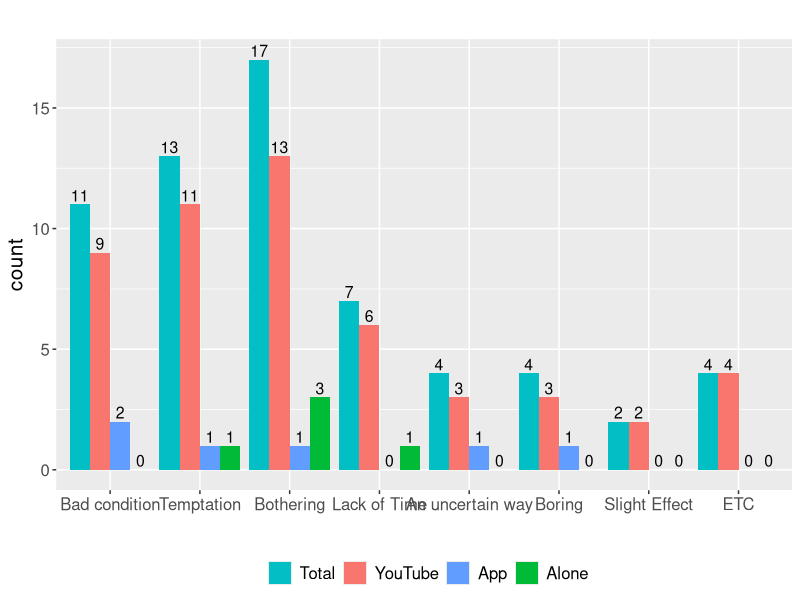
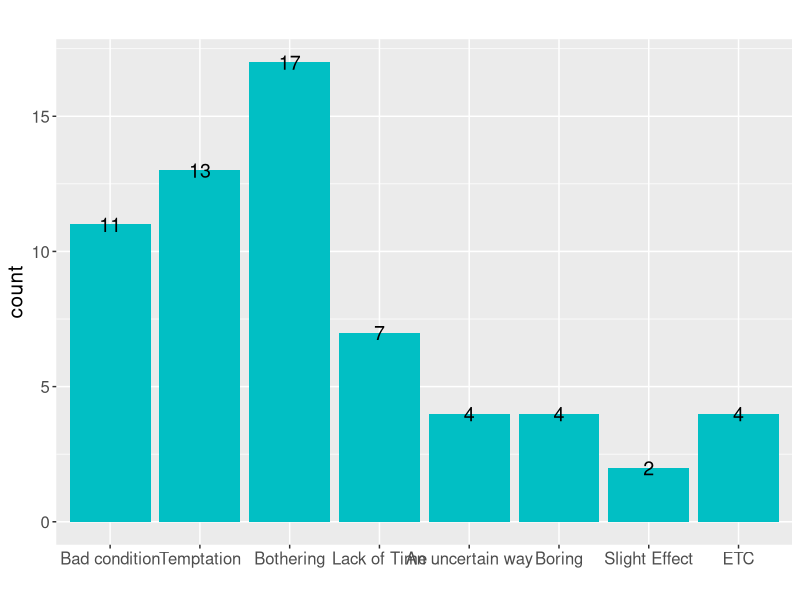
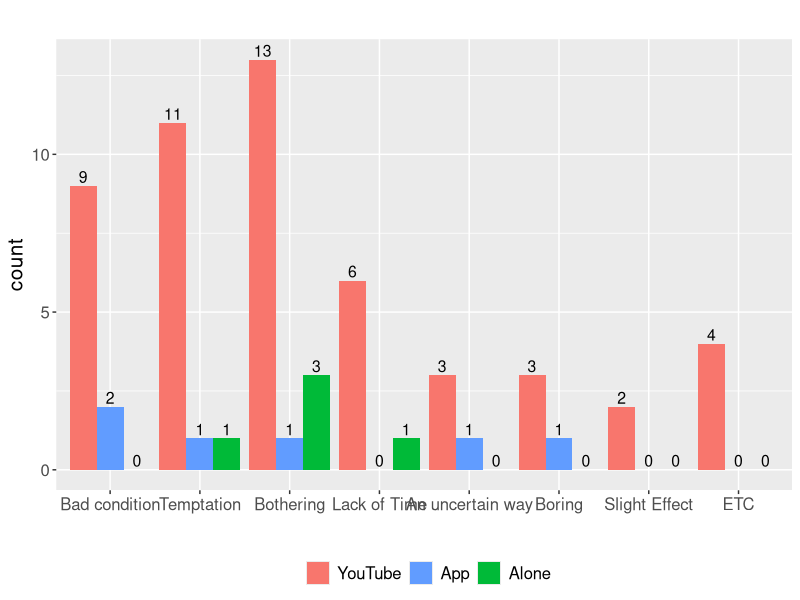
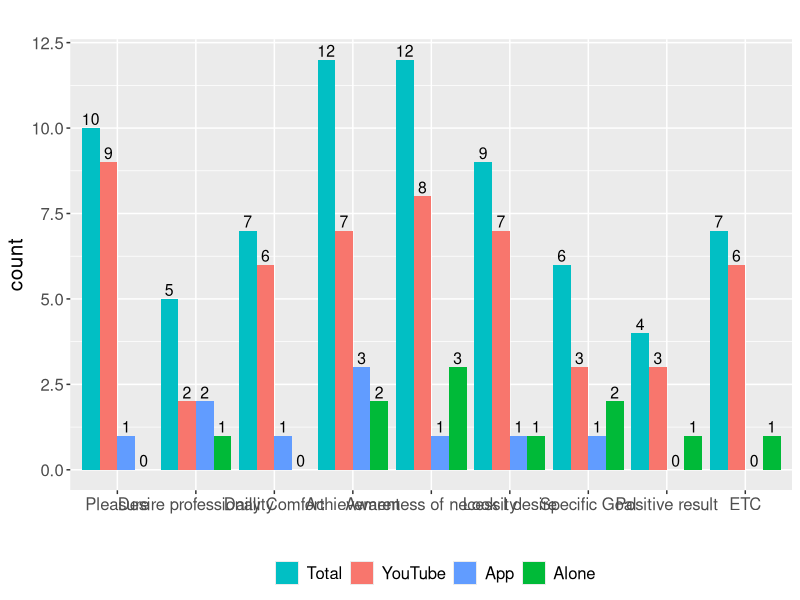
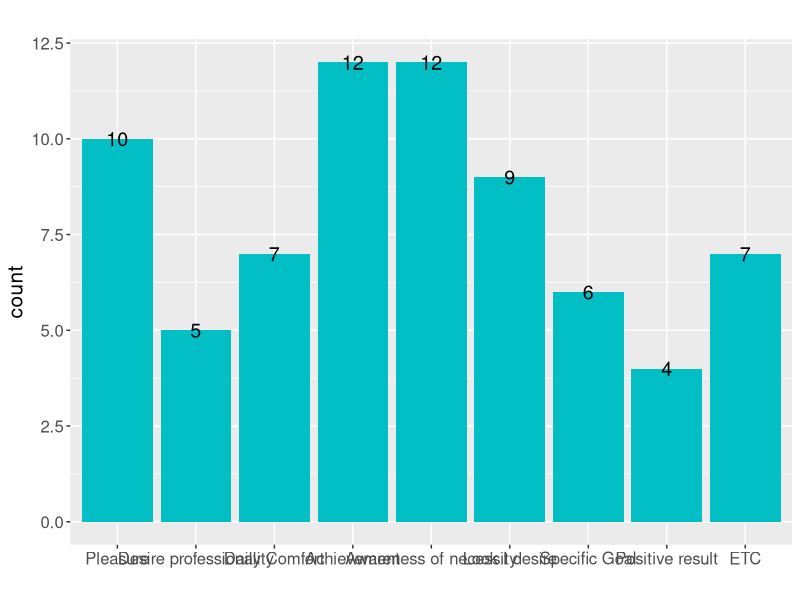
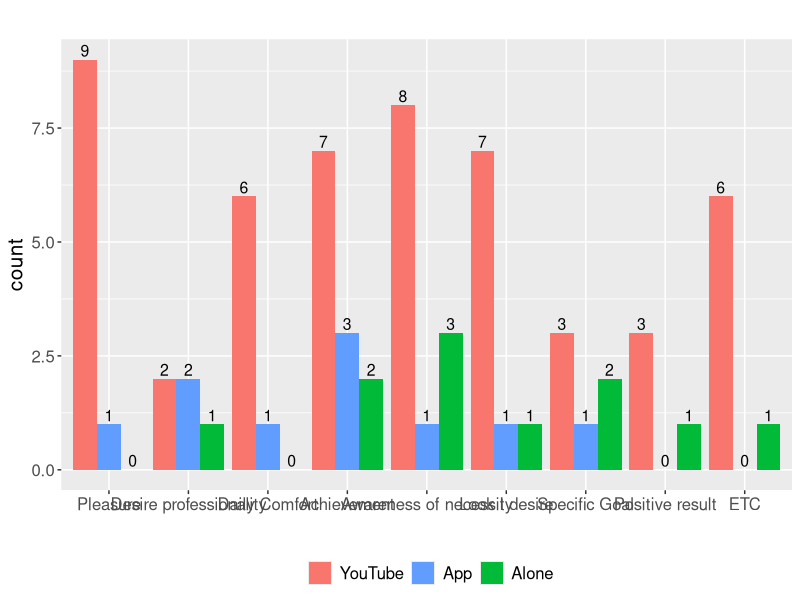
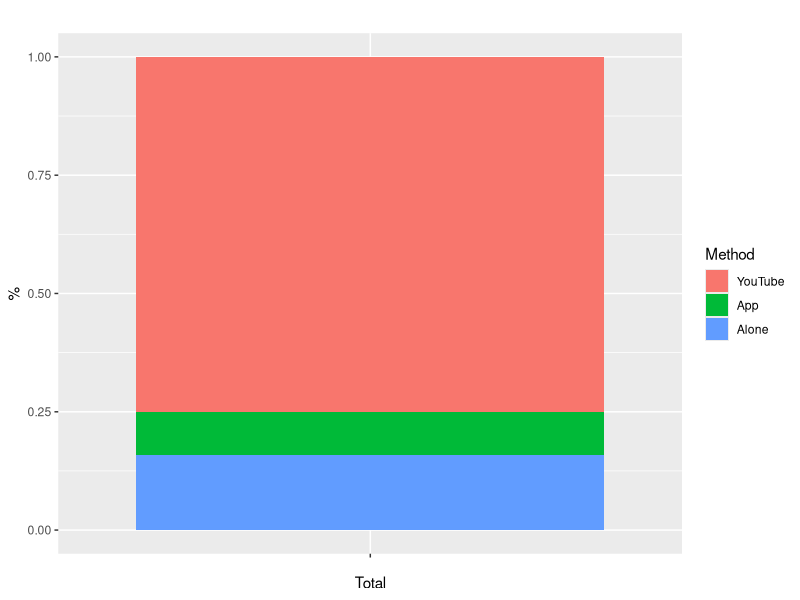
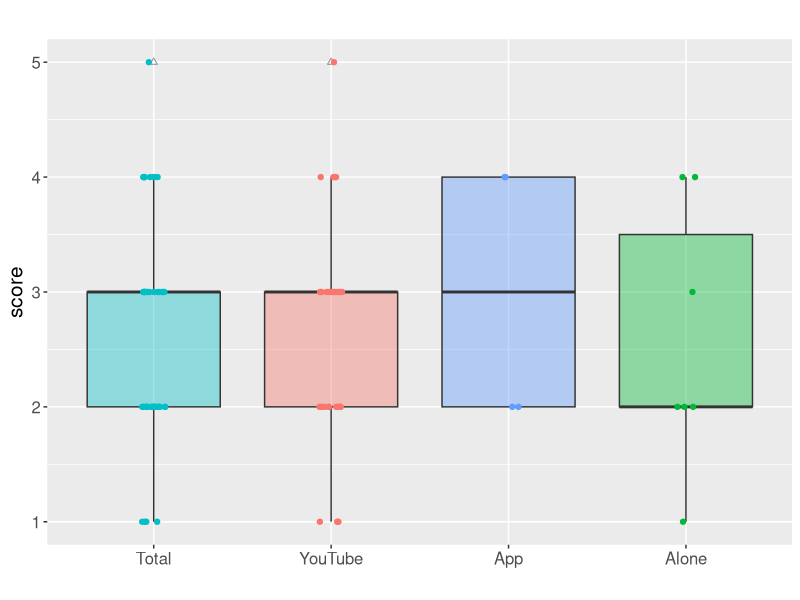

Write R code to recreate these figures, in order.
library(ggplot2)
library(plyr)
library(dplyr)

# ---------------- #
# RED:   "#F8766D" #
# *BLUE: "#01BFC4" #
# GREEN: "#00ba38" #
# BLUE:  "#619cff" #
# ---------------- #


### Set File Path for Window Environment
setwd('C:/Users/LeeSooHwan/Desktop/github/byteeVisualization')
### Set File Path for Mac Environment
setwd("/Users/Soohwan/Desktop/github/byteeVisualization")


### failFactor Visualization
# Load Whole Data
failFactor <- read.csv(file = "./data/backgroundResearch/revisedData/failFactor_44.csv", header=T, fileEncoding="UTF-8-BOM")

# Set Variables
failFactor$factor <- factor(failFactor$factor, level = c("badCondition", "temptation", "bothering", "lackOfTime", 
                                                                   "methodUncertainty", "boring", "slightEffect", "ETC"))
failFactor$type <- factor(failFactor$type, level = c("total", "youtube", "app", "alone"))
failFactor$score <- as.numeric(failFactor$score)

# Everything Visualization
factorLabel <- c("Bad condition", "Temptation", "Bothering", "Lack of Time", 
                 "An uncertain way", "Boring", "Slight Effect", "ETC") # Label should be revised!!!

p <- ggplot(failFactor, aes(x=factor, y=score, fill=type, label = score)) +
  geom_bar(stat="identity", position=position_dodge()) +
  scale_x_discrete(labels = factorLabel) +
  scale_fill_manual(name = "", labels = c("Total", "YouTube", "App", "Alone"), values = c("total" = "#01BFC4", "youtube" = "#f8766d","app" = "#619cff", "alone" = "#00ba38")) +
  geom_text(size = 4, position=position_dodge(0.9), vjust=-0.25) +
  labs(title="", x="", y = "count") + theme(legend.position="bottom", plot.title = element_text(hjust = 0.5), text=element_text(size=15))
p

# Total Only
failFactorTotal <- subset(failFactor, type == "total")
failFactorTotal$factor <- factor(failFactorTotal$factor, level = c("badCondition", "temptation", "bothering", "lackOfTime", 
                                                         "methodUncertainty", "boring", "slightEffect", "ETC"))
factorLabel <- c("Bad condition", "Temptation", "Bothering", "Lack of Time", 
                 "An uncertain way", "Boring", "Slight Effect", "ETC") # Label should be revised!!!

p<- ggplot(data = failFactorTotal, aes(x=factor, y=score, label=score))+
  geom_bar(stat="identity", fill = "#01BFC4") +
  scale_x_discrete(labels = factorLabel) +
  geom_text(size = 5, position = "identity") +
  labs(title="", x="", y = "count") +
  theme(legend.position="none", plot.title = element_text(hjust = 0.5), text=element_text(size=15))
print(p)

# 3 Factors Only (YouTube, App, Alone)
failFactorThree <- subset(failFactor, type %in% c("youtube", "app", "alone"))
failFactorThree$factor <- factor(failFactorThree$factor, level = c("badCondition", "temptation", "bothering", "lackOfTime", 
                                                                   "methodUncertainty", "boring", "slightEffect", "ETC"))
failFactorThree$type <- factor(failFactorThree$type, level = c("youtube", "app", "alone"))
failFactorThree$score <- as.numeric(failFactorThree$score)
factorLabel <- c("Bad condition", "Temptation", "Bothering", "Lack of Time", 
                 "An uncertain way", "Boring", "Slight Effect", "ETC") # Label should be revised!!!

p <- ggplot(failFactorThree, aes(x=factor, y=score, fill=type, label = score)) +
  geom_bar(stat="identity", position=position_dodge()) +
  scale_x_discrete(labels = factorLabel) +
  scale_fill_manual(name = "", labels = c("YouTube", "App", "Alone"), values = c("youtube" = "#f8766d","app" = "#619cff", "alone" = "#00ba38")) +
  geom_text(size = 4, position=position_dodge(0.9), vjust=-0.25) +
  labs(title="", x="", y = "count") + theme(legend.position="bottom", plot.title = element_text(hjust = 0.5), text=element_text(size=15))
p


### successFactor Visualization
# Load Whole Data
successFactor <- read.csv(file = "./data/backgroundResearch/revisedData/successFactor_44.csv", header=T, fileEncoding="UTF-8-BOM")

# Everything Visualization
successFactor$factor <- factor(successFactor$factor, level = c("pleasure", "desireProfessional", "dailyComfortable", "satisfaction", 
                                                         "necessityRecognition", "beMyself", "specificGoal","positiveResult", "ETC"))
successFactor$type <- factor(successFactor$type, level = c("total", "youtube", "app", "alone"))
successFactor$score <- as.numeric(successFactor$score)
factorLabel <- c("Pleasure", "Desire professionality", "Daily Comfort", "Achievement", 
                 "Awareness of necessity", "Look I desire", "Specific Goal","Positive result", "ETC") # Label should be revised!!!

p <- ggplot(successFactor, aes(x=factor, y=score, fill=type, label = score)) +
  geom_bar(stat="identity", position=position_dodge()) +
  scale_x_discrete(labels = factorLabel) +
  scale_fill_manual(name = "", labels = c("Total", "YouTube", "App", "Alone"), values = c("total" = "#01BFC4", "youtube" = "#f8766d","app" = "#619cff", "alone" = "#00ba38")) +
  geom_text(size = 4, position=position_dodge(0.9), vjust=-0.25) +
  labs(title="", x="", y = "count") + theme(legend.position="bottom", plot.title = element_text(hjust = 0.5), text=element_text(size=15))
p

# Total Only
successFactorTotal <- subset(successFactor, type == "total")
successFactorTotal$factor <- factor(successFactorTotal$factor, level = c("pleasure", "desireProfessional", "dailyComfortable", "satisfaction", 
                                                               "necessityRecognition", "beMyself", "specificGoal","positiveResult", "ETC"))
factorLabel <- c("Pleasure", "Desire professionality", "Daily Comfort", "Achievement", 
                 "Awareness of necessity", "Look I desire", "Specific Goal","Positive result", "ETC") # Label should be revised!!!

p<- ggplot(data = successFactorTotal, aes(x=factor, y=score, label=score))+
  geom_bar(stat="identity", fill = "#01BFC4") +
  scale_x_discrete(labels = factorLabel) +
  geom_text(size = 5, position = "identity") +
  labs(title="", x="", y = "count") +
  theme(legend.position="none", plot.title = element_text(hjust = 0.5), text=element_text(size=15))
print(p)

# 3 Factors Only (Youtube, App, Alone)
successFactorThree <- subset(successFactor, type %in% c("youtube", "app", "alone"))
successFactorThree$factor <- factor(successFactorThree$factor, level = c("pleasure", "desireProfessional", "dailyComfortable", "satisfaction", 
                                                                         "necessityRecognition", "beMyself", "specificGoal","positiveResult", "ETC"))
successFactorThree$type <- factor(successFactorThree$type, level = c("youtube", "app", "alone"))
successFactorThree$score <- as.numeric(successFactorThree$score)
factorLabel <- c("Pleasure", "Desire professionality", "Daily Comfort", "Achievement", 
                 "Awareness of necessity", "Look I desire", "Specific Goal","Positive result", "ETC") # Label should be revised!!!

p <- ggplot(successFactorThree, aes(x=factor, y=score, fill=type, label = score)) +
  geom_bar(stat="identity", position=position_dodge()) +
  scale_x_discrete(labels = factorLabel) +
  scale_fill_manual(name = "", labels = c("YouTube", "App", "Alone"), values = c("youtube" = "#f8766d","app" = "#619cff", "alone" = "#00ba38")) +
  geom_text(size = 4, position=position_dodge(0.9), vjust=-0.25) +
  labs(title="", x="", y = "count") + theme(legend.position="bottom", plot.title = element_text(hjust = 0.5), text=element_text(size=15))
p

### 5-points Likert Scale Visualization
# Necessary Function - Start Y axis from n
require(scales)
my_trans <- function(from=0) 
{
  trans <- function(x) x-from
  inv <- function(x) x+from
  trans_new("myscale", trans, inv, 
            domain = c(from, Inf))
}


# Load Whole Data
likertScale <- read.csv(file = "./data/backgroundResearch/revisedData/likertScale_44.csv", header=T, fileEncoding="UTF-8-BOM")
likertScale <-likertScale[,c(1:4)]
likertScale$type <- as.factor(likertScale$type)
likertScale$total <- as.factor(likertScale$total)

likertScaleYoutube <- subset(likertScale, type == "youtube")
likertScaleApp <- subset(likertScale, type == "app")
likertScaleAlone <- subset(likertScale, type == "alone")

# Normality Test
shapiro.test(likertScale$score)    # Whole
shapiro.test(likertScaleYoutube$score)    # Youtube
shapiro.test(likertScaleApp$score)    # App
shapiro.test(likertScaleAlone$score)    # Alone

# Check number of each reponses
length(which(likertScale$type=="youtube"))
length(which(likertScale$type=="app"))
length(which(likertScale$type=="alone"))

# Composition Plot
methodComposition <- read.csv(file = "./data/backgroundResearch/revisedData/methodComposition_44.csv", header=T, fileEncoding="UTF-8-BOM")
methodComposition$method <- factor(methodComposition$method, level = c("youtube", "app", "alone"))
factorLabel <- c("YouTube", "App", "Alone") # Label should be revised!!!

p <- ggplot(methodComposition, aes("", fill=method)) + geom_bar(position="fill") +
  labs(title="", x="Total", y = "%") +
  scale_fill_discrete(name = "Method", labels = factorLabel) #+
  #coord_polar(theta = "y")
p

# Boxplot - Whole
likertScaleWithTotal <- read.csv(file = "./data/backgroundResearch/revisedData/likertScaleWithTotal_44.csv", header=T, fileEncoding="UTF-8-BOM")
likertScaleWithTotal <-likertScaleWithTotal[,c(1:3)]
likertScaleWithTotal$type <- factor(likertScaleWithTotal$type, level = c("total", "youtube", "app", "alone"))
factorLabel <- c("Total", "YouTube", "App", "Alone") # Label should be revised!!!

p <- ggplot(likertScaleWithTotal, aes(x=type, y=score, fill = type)) + geom_boxplot(alpha=0.4, outlier.color = 'black',outlier.shape = 2) +
  scale_x_discrete(labels = factorLabel) +
  scale_fill_manual(name = "", labels = c("Total", "YouTube", "App", "Alone"), values = c("total"="#01BFC4", "youtube" = "#f8766d","app" = "#619cff", "alone" = "#00ba38")) +
  geom_point(aes(color = type), position=position_jitterdodge(), show.legend = F) +
  scale_color_manual(values = c("total" = "#01BFC4", "youtube" = "#f8766d","app" = "#619cff", "alone" = "#00ba38"))+
  #scale_color_manual(values = c("#01BFC4", "#01BFC4", "#01BFC4", "#01BFC4", "#01BFC4", "#01BFC4", "#01BFC4")) +
  labs(title="", x="", y = "score") +
  theme(plot.title = element_text(hjust = 0.5), text=element_text(size=15),legend.position = "")
p

# Boxplot - Total Only
p <- ggplot(likertScale, aes(x=total, y=score)) + geom_boxplot(fill="#01BFC4", alpha=0.4, outlier.color = 'black',outlier.shape = 2) +
  scale_x_discrete(labels = "Total") +
  geom_point(aes(color = total), position=position_jitterdodge(), show.legend = F) +
  scale_color_manual(values = "#01BFC4")+
  labs(title="", x="", y = "score") +
  theme(plot.title = element_text(hjust = 0.5), text=element_text(size=15),legend.position = "bottom")
p

# Boxplot - 3 factors Only (youtube, app, alone)
likertScale$type <- factor(likertScale$type, level = c("youtube", "app", "alone"))
factorLabel <- c("YouTube", "App", "Alone") # Label should be revised!!!

p <- ggplot(likertScale, aes(x=type, y=score, fill = type)) + geom_boxplot(alpha=0.4, outlier.color = 'black',outlier.shape = 2) +
  scale_x_discrete(labels = factorLabel) +
  scale_fill_manual(name = "", labels = c("YouTube", "App", "Alone"), values = c("youtube" = "#f8766d","app" = "#619cff", "alone" = "#00ba38")) +
  geom_point(aes(color = type), position=position_jitterdodge(), show.legend = F) +
  scale_color_manual(values = c("youtube" = "#f8766d","app" = "#619cff", "alone" = "#00ba38"))+
  #scale_color_manual(values = c("#01BFC4", "#01BFC4", "#01BFC4", "#01BFC4", "#01BFC4", "#01BFC4", "#01BFC4")) +
  labs(title="", x="", y = "score") +
  theme(plot.title = element_text(hjust = 0.5), text=element_text(size=15),legend.position = "")
p

#################
### Total
# 95% Confidence Interval - Total
likertScaleTotalOnly <- read.csv(file = "./data/backgroundResearch/revisedData/likertScaleTotalOnly_44.csv", header=T, fileEncoding="UTF-8-BOM")
os_summary <- data.frame(matrix(ncol = 5))
colnames(os_summary) <- c("type", "meanVal", "sdVal", "seVal", "ciVal")
meanVal <- mean(likertScaleTotalOnly$score)
sdVal <- sd(likertScaleTotalOnly$score)
seVal <- sdVal/sqrt(38)
#ciVal <- 1.96*seVal
ciVal <- qnorm(0.975)*seVal
os_summary <- rbind(os_summary, c("total", round(meanVal,2), round(sdVal,2), round(seVal,2), round(ciVal,2)))
os_summary <- os_summary[-1 , ]
row.names(os_summary) = NULL

os_summary$meanVal = as.numeric(os_summary$meanVal)
os_summary$sdVal = as.numeric(os_summary$sdVal)
os_summary$seVal = as.numeric(os_summary$seVal)
os_summary$ciVal = as.numeric(os_summary$ciVal)

# Default bar plot with 95% confidence level error bar  - Total
os_summary$type <- factor(os_summary$type)
satisfactionLabel <- "Total"
p <- ggplot(os_summary, aes(x=type, y=meanVal)) + 
  geom_bar(stat="identity", position=position_dodge(), fill = "#01BFC4") +
  geom_errorbar(aes(ymin=meanVal-ciVal, ymax=meanVal+ciVal), width=.2,position=position_dodge(.9)) +
  scale_y_continuous(trans = my_trans( from=1),breaks = c(1,2,3,4,5)) + 
  scale_x_discrete(labels = satisfactionLabel) +
  coord_cartesian(ylim = c(1, 5)) +
  #scale_fill_manual(values = "#01BFC4")+
  labs(title="", x="", y = "score") +
  theme(legend.position="none", plot.title = element_text(hjust = 0.5), text=element_text(size=15))
p

### YouTube
# 95% Confidence Interval - Youtube
likertScaleTotalOnly <- read.csv(file = "./data/backgroundResearch/revisedData/likertScaleYoutubeOnly_44.csv", header=T, fileEncoding="UTF-8-BOM")
youtube_summary <- data.frame(matrix(ncol = 5))
colnames(youtube_summary) <- c("type", "meanVal", "sdVal", "seVal", "ciVal")
meanVal <- mean(likertScaleTotalOnly$score)
sdVal <- sd(likertScaleTotalOnly$score)
seVal <- sdVal/sqrt(38)
#ciVal <- 1.96*seVal
ciVal <- qnorm(0.975)*seVal
youtube_summary <- rbind(youtube_summary, c("total", round(meanVal,2), round(sdVal,2), round(seVal,2), round(ciVal,2)))
youtube_summary <- youtube_summary[-1 , ]
row.names(youtube_summary) = NULL

youtube_summary$meanVal = as.numeric(youtube_summary$meanVal)
youtube_summary$sdVal = as.numeric(youtube_summary$sdVal)
youtube_summary$seVal = as.numeric(youtube_summary$seVal)
youtube_summary$ciVal = as.numeric(youtube_summary$ciVal)

# Default bar plot with 95% confidence level error bar  - Total
youtube_summary$type <- factor(os_summary$type)
satisfactionLabel <- "YouTube"
p <- ggplot(youtube_summary, aes(x=type, y=meanVal)) + 
  geom_bar(stat="identity", position=position_dodge(), fill = "#F8766D") +
  geom_errorbar(aes(ymin=meanVal-ciVal, ymax=meanVal+ciVal), width=.2,position=position_dodge(.9)) +
  scale_y_continuous(trans = my_trans( from=1),breaks = c(1,2,3,4,5)) + 
  scale_x_discrete(labels = satisfactionLabel) +
  coord_cartesian(ylim = c(1, 5)) +
  #scale_fill_manual(values = "#01BFC4")+
  labs(title="", x="", y = "score") +
  theme(legend.position="none", plot.title = element_text(hjust = 0.5), text=element_text(size=15))
p

### Age Plot
# temp